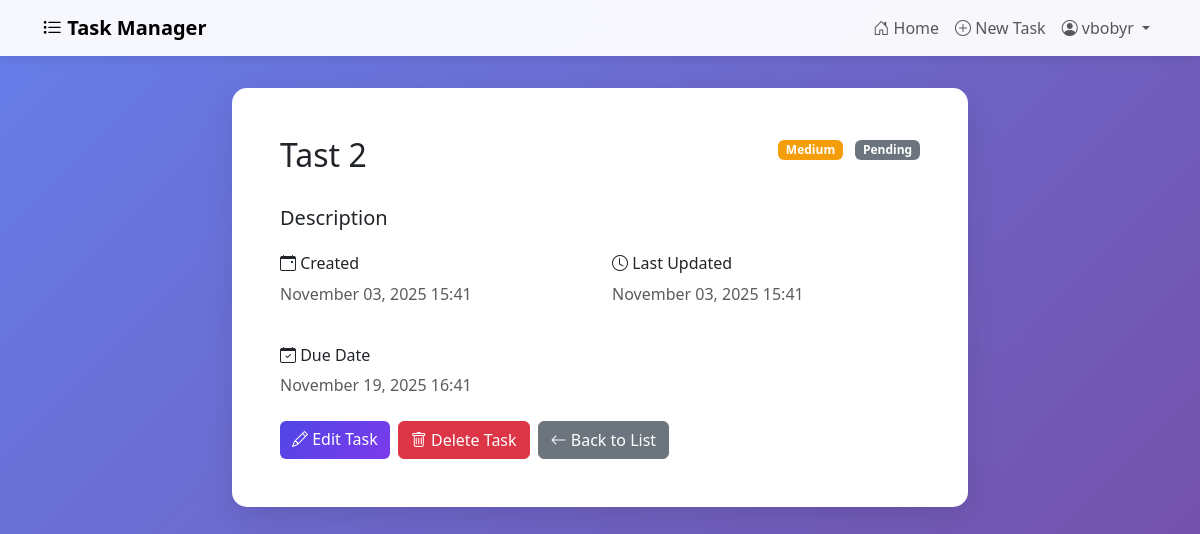
/2/ (signed in), run on the app's committed database.
### tasks/models.py (models this page shows, shortened)
class Task(models.Model):
    PRIORITY_CHOICES = [
        ('low', 'Low'),
        ('medium', 'Medium'),
        ('high', 'High'),
    ]
    STATUS_CHOICES = [
        ('pending', 'Pending'),
        ('in_progress', 'In Progress'),
        ('completed', 'Completed'),
    ]
    title = models.CharField(max_length=200)
    description = models.TextField(blank=True)
    status = models.CharField(max_length=20, choices=STATUS_CHOICES, default='pending')
    priority = models.CharField(max_length=20, choices=PRIORITY_CHOICES, default='medium')
    created_at = models.DateTimeField(auto_now_add=True)
    updated_at = models.DateTimeField(auto_now=True)
    due_date = models.DateTimeField(null=True, blank=True)
    user = models.ForeignKey(User, on_delete=models.CASCADE, related_name='tasks')
    class Meta:
        ordering = ['-created_at']

### tasks/views.py (the view)
# urls.py: path('<int:pk>/', views.task_detail, name='task_detail'),
@login_required
def task_detail(request, pk):
    task = get_object_or_404(Task, pk=pk, user=request.user)
    return render(request, 'tasks/task_detail.html', {'task': task})

### tasks/templates/tasks/task_detail.html (shortened to what this page needs)
{% extends 'base.html' %}
{% block content %}
<div class="row justify-content-center">
    <div class="col-md-8">
        <div class="card">
            <div class="card-body p-5">
                <div class="d-flex justify-content-between align-items-start mb-4">
                    <h2>{{ task.title }}</h2>
                    <div>
                        <span class="badge badge-priority-{{ task.priority }} me-2">
                            {{ task.get_priority_display }}
                        </span>
                        <span class="badge bg-{% if task.status == 'completed' %}success{% elif task.status == 'in_progress' %}warning{% else %}secondary{% endif %}">
                            {{ task.get_status_display }}
                        </span>
                    </div>
                </div>
                <div class="mb-4">
                    <h5>Description</h5>
                </div>
                <div class="row mb-4">
                    <div class="col-md-6">
                        <h6><i class="bi bi-calendar-event"></i> Created</h6>
                        <p class="text-muted">{{ task.created_at|date:"F d, Y H:i" }}</p>
                    </div>
                    <div class="col-md-6">
                        <h6><i class="bi bi-clock"></i> Last Updated</h6>
                        <p class="text-muted">{{ task.updated_at|date:"F d, Y H:i" }}</p>
                    </div>
                </div>
                {% if task.due_date %}
                <div class="mb-4">
                    <h6><i class="bi bi-calendar-check"></i> Due Date</h6>
                    <p class="text-muted">{{ task.due_date|date:"F d, Y H:i" }}</p>
                </div>
                {% endif %}
                <div class="d-flex gap-2">
                    <a href="{% url 'task_update' task.pk %}" class="btn btn-primary">
                        <i class="bi bi-pencil"></i> Edit Task
                    </a>
                    <a href="{% url 'task_delete' task.pk %}" class="btn btn-danger">
                        <i class="bi bi-trash"></i> Delete Task
                    </a>
                    <a href="{% url 'task_list' %}" class="btn btn-secondary">
                        <i class="bi bi-arrow-left"></i> Back to List
                    </a>
                </div>
            </div>
        </div>
    </div>
</div>
{% endblock %}

### tasks/templates/base.html (shortened to what this page needs)
<!DOCTYPE html>
<html lang="en">
<head>
    <link href="https://cdn.jsdelivr.net/npm/bootstrap@5.3.0/dist/css/bootstrap.min.css" rel="stylesheet">
    <link rel="stylesheet" href="https://cdn.jsdelivr.net/npm/bootstrap-icons@1.11.0/font/bootstrap-icons.css">
</head>
<body>
    <nav class="navbar navbar-expand-lg navbar-light">
        <div class="container">
            <a class="navbar-brand fw-bold" href="{% url 'task_list' %}">
                <i class="bi bi-list-task"></i> Task Manager
            </a>
            <div class="collapse navbar-collapse" id="navbarNav">
                <ul class="navbar-nav ms-auto">
                    {% if user.is_authenticated %}
                        <li class="nav-item">
                            <a class="nav-link" href="{% url 'task_list' %}">
                                <i class="bi bi-house-door"></i> Home
                            </a>
                        </li>
                        <li class="nav-item">
                            <a class="nav-link" href="{% url 'task_create' %}">
                                <i class="bi bi-plus-circle"></i> New Task
                            </a>
                        </li>
                        <li class="nav-item dropdown">
                            <a class="nav-link dropdown-toggle" href="#" role="button" data-bs-toggle="dropdown">
                                <i class="bi bi-person-circle"></i> {{ user.username }}
                            </a>
                        </li>
                    {% endif %}
                </ul>
            </div>
        </div>
    </nav>
    <div class="container content-wrapper">
        {% block content %}
        {% endblock %}
    </div>
</body>
</html>

### tasks/templates/base.html (style rules this page uses)
:root { --primary-color: #4f46e5; --secondary-color: #7c3aed; --success-color: #10b981; --danger-color: #ef4444; --warning-color: #f59e0b; }
body { background: linear-gradient(135deg, #667eea 0%, #764ba2 100%); min-height: 100vh; font-family: 'Segoe UI', Tahoma, Geneva, Verdana, sans-serif; }
.navbar { background: rgba(255, 255, 255, 0.95) !important; backdrop-filter: blur(10px); box-shadow: 0 2px 10px rgba(0,0,0,0.1); }
.content-wrapper { margin-top: 2rem; margin-bottom: 2rem; }
.card { border: none; border-radius: 15px; box-shadow: 0 10px 30px rgba(0,0,0,0.1); transition: transform 0.3s ease, box-shadow 0.3s ease; }
.badge-priority-medium { background-color: #f59e0b; }
.btn-primary { background: linear-gradient(135deg, var(--primary-color), var(--secondary-color)); border: none; }

### data on the page
Task: title "Tast 2", priority "Medium", status "Pending", created_at "November 03, 2025 15:41", updated_at "November 03, 2025 15:41", due_date "November 19, 2025 16:41"

### other printed values
{{ user.username }} "vbobyr"
